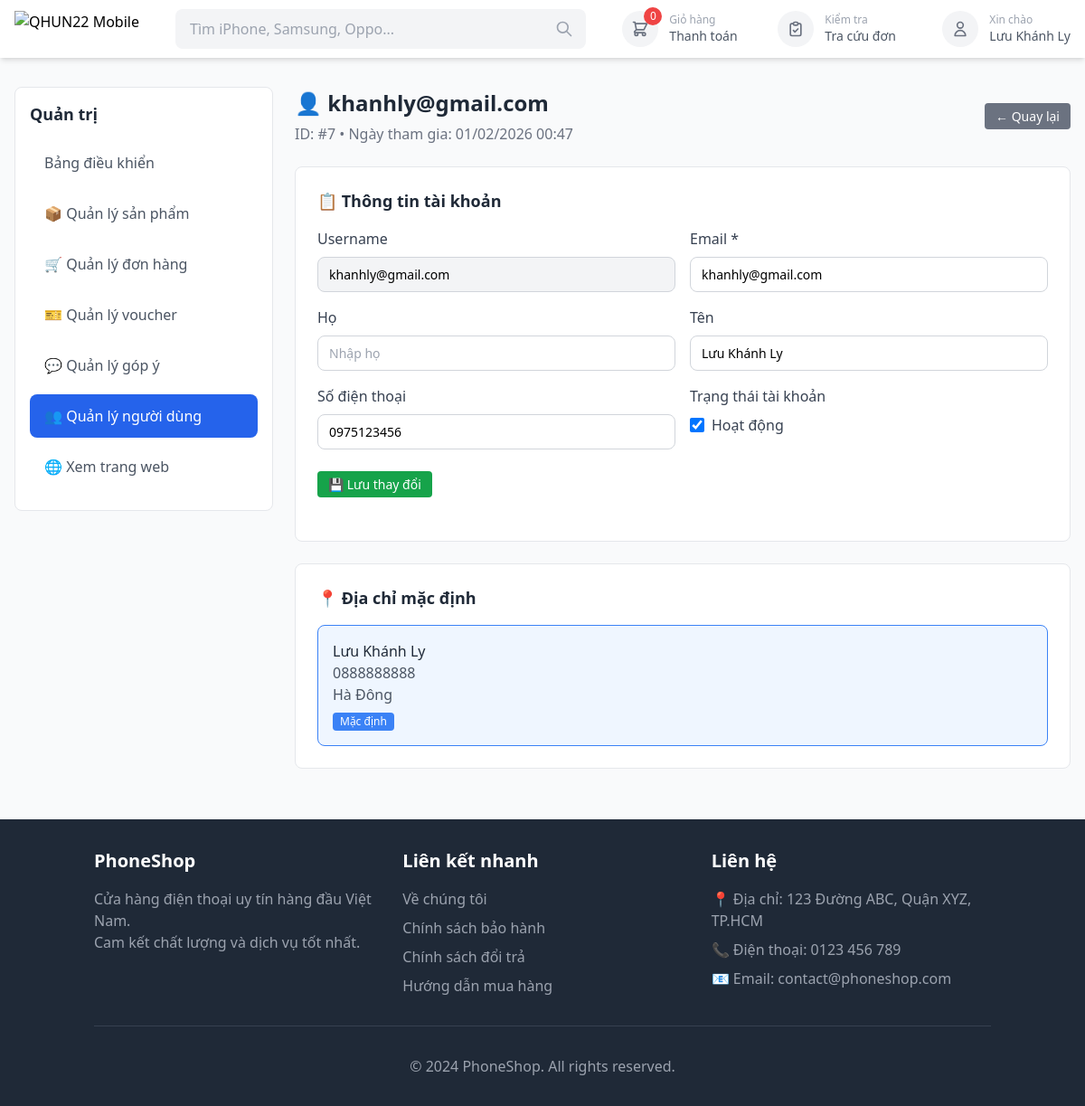
/qhun22/users/7/ (signed in), run on the app's committed database.
### shop/models.py (models this page shows, shortened)
class Cart(models.Model):
    user = models.OneToOneField(
        User,
        on_delete=models.CASCADE,
        related_name='cart',
        verbose_name="Người dùng",
        null=True,
        blank=True
    )
    session_key = models.CharField(
        max_length=255,
        verbose_name="Session key",
        null=True,
        blank=True
    )
    created_at = models.DateTimeField(auto_now_add=True, verbose_name="Ngày tạo")
    updated_at = models.DateTimeField(auto_now=True, verbose_name="Ngày cập nhật")
    class Meta:
        verbose_name = "Giỏ hàng"
        verbose_name_plural = "Giỏ hàng"
    @property
    def total_items(self):
        return sum(item.quantity for item in self.items.all())

class UserProfile(models.Model):
    user = models.OneToOneField(
        User,
        on_delete=models.CASCADE,
        related_name='profile',
        verbose_name="Người dùng"
    )
    phone_number = models.CharField(
        max_length=10,
        blank=True,
        null=True,
        verbose_name="Số điện thoại"
    )
    is_phone_verified = models.BooleanField(
        default=False,
        verbose_name="SĐT đã xác thực"
    )
    class Meta:
        verbose_name = "Hồ sơ người dùng"
        verbose_name_plural = "Hồ sơ người dùng"

class ShippingAddress(models.Model):
    user = models.ForeignKey(
        User,
        on_delete=models.CASCADE,
        related_name='shipping_addresses',
        verbose_name="Người dùng"
    )
    full_name = models.CharField(max_length=100, verbose_name="Họ và tên")
    phone = models.CharField(max_length=20, verbose_name="Số điện thoại")
    address = models.TextField(verbose_name="Địa chỉ")
    is_default = models.BooleanField(default=False, verbose_name="Địa chỉ mặc định")
    created_at = models.DateTimeField(auto_now_add=True, verbose_name="Ngày tạo")
    class Meta:
        verbose_name = "Địa chỉ giao hàng"
        verbose_name_plural = "Địa chỉ giao hàng"

### shop/views.py (the view, shortened to what this page needs)
# urls.py: path('qhun22/users/<int:user_id>/', views.admin_user_detail, name='admin_user_detail'),
@user_passes_test(is_admin)
def admin_user_detail(request, user_id):
    user = get_object_or_404(User, id=user_id)
    try:
        profile = user.profile
    except:
        profile = None
    default_address = user.shipping_addresses.filter(is_default=True).first()
    addresses = user.shipping_addresses.all()
    orders = user.orders.all().order_by('-created_at')[:10]
    user_vouchers = user.user_vouchers.all().select_related('coupon')
    context = {
        'user': user,
        'profile': profile,
        'default_address': default_address,
        'addresses': addresses,
        'orders': orders,
        'user_vouchers': user_vouchers,
        'page_title': f'Người dùng: {user.username} - Admin',
    }
    return render(request, 'admin/user_detail.html', context)

### templates/admin/user_detail.html (shortened to what this page needs)
{% extends 'base.html' %}
{% load static %}
{% load humanize %}
{% block extra_css %}
<link rel="stylesheet" href="{% static 'css/admin.css' %}">
{% endblock %}
{% block content %}
<div class="admin-container">
    <div class="admin-max-width">
        <div class="flex flex-col md:flex-row gap-6">
            <div class="admin-sidebar">
                <div class="admin-sidebar-card">
                    <h2 class="admin-sidebar-title">Quản trị</h2>
                    <a href="{% url 'admin_dashboard' %}"
                       class="admin-sidebar-btn">
                        Bảng điều khiển
                    </a>
                    <a href="{% url 'admin_product_list' %}"
                       class="admin-sidebar-btn">
                        📦 Quản lý sản phẩm
                    </a>
                    <a href="{% url 'admin_orders' %}"
                       class="admin-sidebar-btn">
                        🛒 Quản lý đơn hàng
                    </a>
                    <a href="{% url 'admin_vouchers' %}"
                       class="admin-sidebar-btn">
                        🎫 Quản lý voucher
                    </a>
                    <a href="{% url 'admin_feedbacks' %}"
                       class="admin-sidebar-btn">
                        💬 Quản lý góp ý
                    </a>
                    <a href="{% url 'admin_users' %}"
                       class="admin-sidebar-btn active">
                        👥 Quản lý người dùng
                    </a>
                    <a href="{% url 'home' %}"
                       class="admin-sidebar-btn">
                        🌐 Xem trang web
                    </a>
                </div>
            </div>
            <div class="admin-content">
                <div class="admin-header">
                    <div class="flex items-center justify-between">
                        <div>
                            <h1 class="admin-title">👤 {{ user.username }}</h1>
                            <p class="admin-subtitle">ID: #{{ user.id }} • Ngày tham gia: {{ user.date_joined|date:"d/m/Y H:i" }}</p>
                        </div>
                        <a href="{% url 'admin_users' %}" class="btn-edit" style="background-color: #6b7280;">
                            ← Quay lại
                        </a>
                    </div>
                </div>
                <div class="admin-card">
                    <h2 class="admin-card-title">📋 Thông tin tài khoản</h2>
                    <form method="POST">
                        <div class="grid grid-cols-1 md:grid-cols-2 gap-4">
                            <div>
                                <label class="block text-gray-700 mb-2">Username</label>
                                <input type="text"
                                       value="{{ user.username }}"
                                       disabled
                                       class="admin-input bg-gray-100">
                            </div>
                            <div>
                                <label class="block text-gray-700 mb-2">Email *</label>
                                <input type="email" name="email"
                                       value="{{ user.email }}" required
                                       class="admin-input">
                            </div>
                        </div>
                        <div class="grid grid-cols-1 md:grid-cols-2 gap-4 mt-4">
                            <div>
                                <label class="block text-gray-700 mb-2">Họ</label>
                                <input type="text" name="last_name"
                                       value="{{ user.last_name|default:'' }}"
                                       placeholder="Nhập họ"
                                       class="admin-input">
                            </div>
                            <div>
                                <label class="block text-gray-700 mb-2">Tên</label>
                                <input type="text" name="first_name"
                                       value="{{ user.first_name|default:'' }}"
                                       placeholder="Nhập tên"
                                       class="admin-input">
                            </div>
                        </div>
                        <div class="grid grid-cols-1 md:grid-cols-2 gap-4 mt-4">
                            <div>
                                <label class="block text-gray-700 mb-2">Số điện thoại</label>
                                <input type="text" name="phone"
                                       value="{{ profile.phone_number|default:'' }}"
                                       placeholder="Nhập số điện thoại"
                                       class="admin-input">
                            </div>
                            <div>
                                <label class="block text-gray-700 mb-2">Trạng thái tài khoản</label>
                                <div class="flex items-center gap-2 mt-2">
                                    <input type="checkbox" name="is_active" id="is_active"
                                           {% if user.is_active %}checked{% endif %}
                                           class="w-4 h-4">
                                    <label for="is_active" class="text-gray-700">Hoạt động</label>
                                </div>
                            </div>
                        </div>
                        <div class="flex gap-4 mt-6">
                            <button type="submit" class="btn-edit" style="background-color: #16a34a;">
                                💾 Lưu thay đổi
                            </button>
                        </div>
                    </form>
                </div>
                {% if default_address %}
                <div class="admin-card">
                    <h2 class="admin-card-title">📍 Địa chỉ mặc định</h2>
                    <div class="border border-blue-500 bg-blue-50 rounded-lg p-4">
                        <p class="font-medium text-gray-800">{{ default_address.full_name }}</p>
                        <p class="text-gray-600">{{ default_address.phone }}</p>
                        <p class="text-gray-600">{{ default_address.address }}</p>
                        <span class="inline-block mt-2 px-2 py-0.5 bg-blue-500 text-white text-xs rounded">Mặc định</span>
                    </div>
                </div>
                {% endif %}
            </div>
        </div>
    </div>
</div>
{% endblock %}

### templates/base.html (shortened to what this page needs)
<!DOCTYPE html>
<html lang="vi">
<head>
    <script src="https://cdn.tailwindcss.com"></script>
    {% load static %}
    <link rel="stylesheet" href="{% static 'css/styles.css' %}">
    {% block extra_css %}{% endblock %}
    <link rel="stylesheet" href="https://cdnjs.cloudflare.com/ajax/libs/font-awesome/6.4.0/css/all.min.css">
</head>
<body class="bg-gray-50 min-h-screen flex flex-col">
{% load static %}
<header class="sticky top-0 z-50 bg-white shadow-md">
    <div class="max-w-7xl mx-auto px-4">
        <div class="flex items-center h-16">
            <a href="/" class="flex-shrink-0">
                <img src="{% static 'logos/ciny22.gif' %}"
                     alt="QHUN22 Mobile"
                     class="h-10 w-auto">
            </a>
            <div class="flex-1 max-w-xl mx-6 lg:mx-10">
                <form action="/products/search/" method="GET" class="relative">
                    <input type="text"
                           name="q"
                           placeholder="Tìm iPhone, Samsung, Oppo..."
                           class="w-full h-11 pl-4 pr-11 bg-gray-100 border-0 rounded-lg
                                  focus:outline-none focus:ring-2 focus:ring-blue-500
                                  transition-all duration-300">
                    <button type="submit"
                            class="absolute right-2 top-1/2 -translate-y-1/2 p-1.5
                                   text-gray-400 hover:text-blue-500 hover:bg-gray-200
                                   rounded-md transition-all duration-300 cursor-pointer">
                        <svg class="w-5 h-5" fill="none" stroke="currentColor" viewBox="0 0 24 24">
                            <path stroke-linecap="round" stroke-linejoin="round" stroke-width="2"
                                  d="M21 21l-6-6m2-5a7 7 0 11-14 0 7 7 0 0114 0z"/>
                        </svg>
                    </button>
                </form>
            </div>
            <div class="flex items-center gap-6 lg:gap-10">
                <a href="{% url 'cart_detail' %}"
                   class="flex items-center gap-3 text-gray-600 hover:text-blue-600 transition-colors group">
                    <div class="w-10 h-10 rounded-full bg-gray-100 flex items-center justify-center group-hover:bg-blue-50 transition-all duration-300 relative">
                        <span class="absolute -top-1 -right-1 bg-red-500 text-white text-xs w-5 h-5 rounded-full flex items-center justify-center font-medium">{% if cart %}{{ cart.total_items }}{% else %}0{% endif %}</span>
                    </div>
                    <div class="flex flex-col min-w-[80px]">
                        <span class="text-xs text-gray-400">Giỏ hàng</span>
                        <span class="text-sm font-medium group-hover:text-blue-600 transition-colors whitespace-nowrap">Thanh toán</span>
                    </div>
                </a>
                <a href="{% url 'order_tracking' %}"
                   class="flex items-center gap-3 text-gray-600 hover:text-blue-600 transition-colors group">
                    <div class="w-10 h-10 rounded-full bg-gray-100 flex items-center justify-center group-hover:bg-blue-50 transition-all duration-300">
                    </div>
                    <div class="flex flex-col min-w-[90px]">
                        <span class="text-xs text-gray-400">Kiểm tra</span>
                        <span class="text-sm font-medium group-hover:text-blue-600 transition-colors whitespace-nowrap">Tra cứu đơn</span>
                    </div>
                </a>
                {% if user.is_authenticated %}
                    <a href="{% url 'profile' %}"
                       class="flex items-center gap-3 text-gray-600 hover:text-blue-600 transition-colors group cursor-pointer">
                        <div class="w-10 h-10 rounded-full bg-gray-100 flex items-center justify-center group-hover:bg-blue-50 transition-all duration-300 relative">
                            <svg class="w-5 h-5 text-gray-500 group-hover:text-blue-600 transition-colors"
                                 fill="none" stroke="currentColor" viewBox="0 0 24 24">
                                <path stroke-linecap="round" stroke-linejoin="round" stroke-width="2"
                                      d="M16 7a4 4 0 11-8 0 4 4 0 018 0zM12 14a7 7 0 00-7 7h14a7 7 0 00-7-7z"/>
                            </svg>
                        </div>
                        <div class="flex flex-col min-w-[70px]">
                            <span class="text-xs text-gray-400">Xin chào</span>
                            <span class="text-sm font-medium group-hover:text-blue-600 transition-colors whitespace-nowrap">
                                {% if user.get_full_name %}
                                    {{ user.get_full_name }}
                                {% else %}
                                    {{ user.username }}
                                {% endif %}
                            </span>
                        </div>
                    </a>
                {% endif %}
            </div>
        </div>
    </div>
</header>
    <main class="flex-grow">
        {% block content %}{% endblock %}
    </main>
    <footer class="bg-gray-800 text-white py-8">
        <div class="container mx-auto px-4">
            <div class="grid grid-cols-1 md:grid-cols-3 gap-8">
                <div>
                    <h3 class="text-xl font-bold mb-4">PhoneShop</h3>
                    <p class="text-gray-400">
                        Cửa hàng điện thoại uy tín hàng đầu Việt Nam.
                        <br>Cam kết chất lượng và dịch vụ tốt nhất.
                    </p>
                </div>
                <div>
                    <h3 class="text-xl font-bold mb-4">Liên kết nhanh</h3>
                    <ul class="space-y-2">
                        <li><a href="#" class="text-gray-400 hover:text-white transition">Về chúng tôi</a></li>
                        <li><a href="#" class="text-gray-400 hover:text-white transition">Chính sách bảo hành</a></li>
                        <li><a href="#" class="text-gray-400 hover:text-white transition">Chính sách đổi trả</a></li>
                        <li><a href="#" class="text-gray-400 hover:text-white transition">Hướng dẫn mua hàng</a></li>
                    </ul>
                </div>
                <div>
                    <h3 class="text-xl font-bold mb-4">Liên hệ</h3>
                    <ul class="space-y-2 text-gray-400">
                        <li>📍 Địa chỉ: 123 Đường ABC, Quận XYZ, TP.HCM</li>
                        <li>📞 Điện thoại: 0123 456 789</li>
                        <li>📧 Email: contact@phoneshop.com</li>
                    </ul>
                </div>
            </div>
            <div class="border-t border-gray-700 mt-8 pt-8 text-center text-gray-400">
                <p>&copy; 2024 PhoneShop. All rights reserved.</p>
            </div>
        </div>
    </footer>
</body>
</html>

### data on the page
Cart: total_items "0"
UserProfile: phone "0975123456"
ShippingAddress: full_name "Lưu Khánh Ly", phone "0888888888", address "Hà Đông"

### other printed values
{{ user.get_full_name }} "Lưu Khánh Ly"
{{ user.username }} "khanhly@gmail.com"
{{ user.id }} "7"
{{ user.date_joined|date:"d/m/Y H:i" }} "01/02/2026 00:47"
